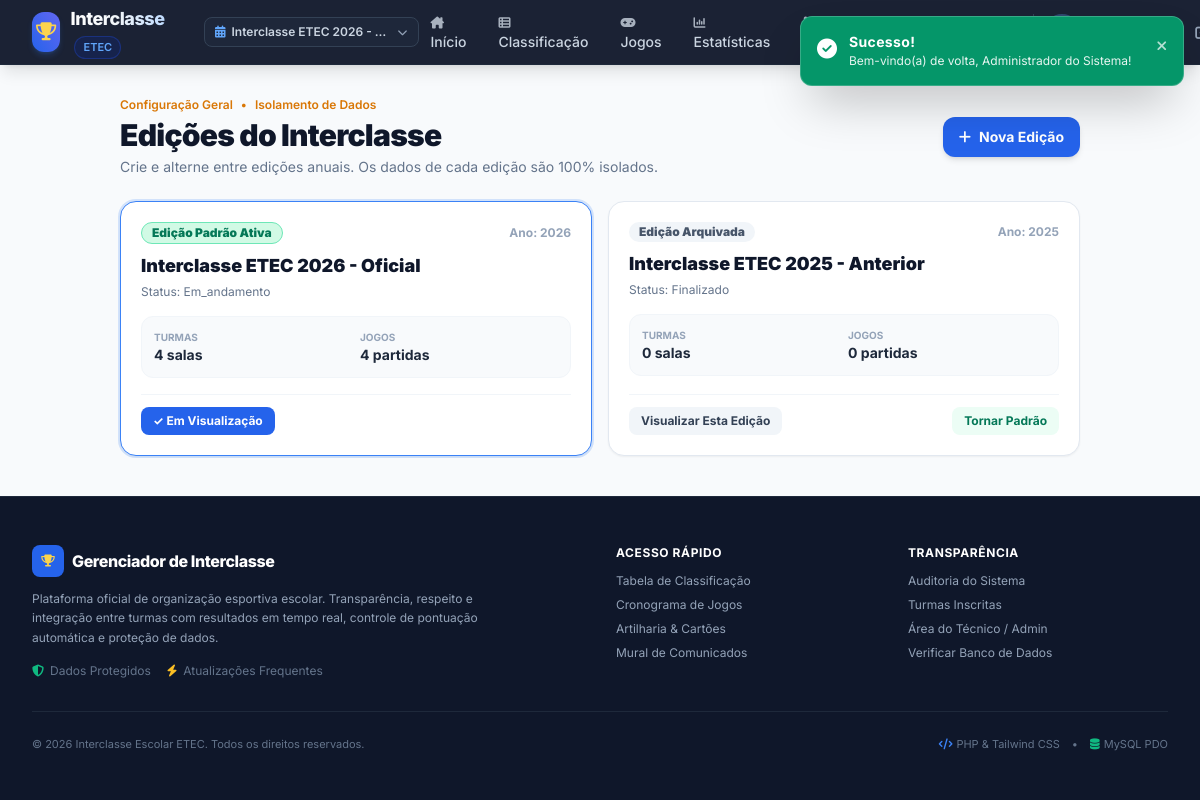
The app's page /views/edicoes.php (signed in) with its own data.
### tables this page shows
CREATE TABLE `edicoes` (
    `id` INT AUTO_INCREMENT PRIMARY KEY,
    `nome` VARCHAR(100) NOT NULL COMMENT 'Nome oficial da edição, ex: Interclasse ETEC 2026',
    `ano` INT NOT NULL COMMENT 'Ano letivo do evento',
    `status` ENUM('planejamento', 'em_andamento', 'finalizado') NOT NULL DEFAULT 'em_andamento',
    `ativa` TINYINT(1) NOT NULL DEFAULT 0 COMMENT '1 se for a edição selecionada por padrão',
    `criado_em` DATETIME NOT NULL DEFAULT CURRENT_TIMESTAMP
);

### includes/auth.php (called while the page is built, shortened)
<?php
function is_logged_in(): bool {
    return isset($_SESSION['usuario_id']) && !empty($_SESSION['usuario_id']);
}
function get_logged_user(): ?array {
    return [
        'id'       => $_SESSION['usuario_id'],
        'nome'     => $_SESSION['usuario_nome'] ?? 'Usuário',
        'email'    => $_SESSION['usuario_email'] ?? '',
        'perfil'   => $_SESSION['usuario_perfil'] ?? 'visitante',
        'telefone' => $_SESSION['usuario_telefone'] ?? ''
    ];
}
function get_active_edicao(PDO $pdo): array {
    if (isset($_SESSION['edicao_ativa_id'])) {
        $stmt = $pdo->prepare("SELECT * FROM edicoes WHERE id = :id LIMIT 1");
        $stmt->execute([':id' => $_SESSION['edicao_ativa_id']]);
        $edicao = $stmt->fetch();
        if ($edicao) {
            return $edicao;
        }
    }
    return [
        'id'     => 1,
        'nome'   => 'Interclasse Geral',
        'ano'    => (int)date('Y'),
        'status' => 'em_andamento',
        'ativa'  => 1
    ];
}

### views/edicoes.php (the view, shortened to what this page needs)
<?php
require_once __DIR__ . '/../bd.php';
require_once __DIR__ . '/../includes/auth.php';
require_once __DIR__ . '/../includes/header.php';
require_once __DIR__ . '/../includes/navbar.php';
$stmt = $pdo->query("
    SELECT e.*,
           (SELECT COUNT(*) FROM turmas WHERE edicao_id = e.id) AS total_turmas,
           (SELECT COUNT(*) FROM partidas WHERE edicao_id = e.id) AS total_partidas
    FROM edicoes e
    ORDER BY e.ano DESC, e.id DESC
");
$edicoes = $stmt->fetchAll();
?>
<main class="flex-1 max-w-5xl w-full mx-auto px-4 sm:px-6 lg:px-8 py-8">
    <div class="flex flex-col sm:flex-row sm:items-center justify-between gap-4 mb-6">
        <div>
            <div class="flex items-center gap-2 text-xs font-semibold text-amber-600 mb-1">
                <span>Configuração Geral</span>
                <span>•</span>
                <span>Isolamento de Dados</span>
            </div>
            <h1 class="text-2xl sm:text-3xl font-black text-slate-900 tracking-tight">
                Edições do Interclasse
            </h1>
            <p class="text-slate-500 text-xs sm:text-sm mt-1">
                Crie e alterne entre edições anuais. Os dados de cada edição são 100% isolados.
            </p>
        </div>
        <button type="button" onclick="abrirModalNovaEdicao()" class="w-full sm:w-auto px-4 py-2.5 bg-blue-600 hover:bg-blue-700 text-white text-xs sm:text-sm font-bold rounded-xl transition shadow-md flex items-center justify-center gap-2">
            <i class="fa-solid fa-plus"></i>
            <span>Nova Edição</span>
        </button>
    </div>
    <div class="grid grid-cols-1 md:grid-cols-2 gap-4">
        <?php foreach ($edicoes as $ed):
            $isAtiva = ($ed['ativa'] == 1);
            $isSelected = ($ed['id'] == $edicaoAtiva['id']);
        ?>
            <div class="bg-white rounded-2xl border p-5 shadow-sm flex flex-col justify-between <?= $isSelected ? 'border-blue-500 ring-2 ring-blue-500/20' : 'border-slate-200' ?>">
                <div>
                    <div class="flex items-center justify-between gap-2 mb-2">
                        <span class="text-xs font-black px-2.5 py-0.5 rounded-full <?= $isAtiva ? 'bg-emerald-100 text-emerald-700 border border-emerald-300' : 'bg-slate-100 text-slate-600' ?>">
                            <?= $isAtiva ? 'Edição Padrão Ativa' : 'Edição Arquivada' ?>
                        </span>
                        <span class="text-xs font-bold text-slate-400">Ano: <?= $ed['ano'] ?></span>
                    </div>
                    <h2 class="text-lg font-black text-slate-900 mb-1"><?= htmlspecialchars($ed['nome']) ?></h2>
                    <span class="text-xs text-slate-500 block mb-4">Status: <?= ucfirst($ed['status']) ?></span>
                    <div class="grid grid-cols-2 gap-2 text-xs bg-slate-50 p-3 rounded-xl border border-slate-100 mb-4">
                        <div>
                            <span class="text-slate-400 block text-[10px] uppercase font-bold">Turmas</span>
                            <span class="font-bold text-slate-800 text-sm"><?= $ed['total_turmas'] ?> salas</span>
                        </div>
                        <div>
                            <span class="text-slate-400 block text-[10px] uppercase font-bold">Jogos</span>
                            <span class="font-bold text-slate-800 text-sm"><?= $ed['total_partidas'] ?> partidas</span>
                        </div>
                    </div>
                </div>
                <div class="pt-3 border-t border-slate-100 flex items-center justify-between gap-2">
                    <a href="../actions/edicoes_action.php?action=selecionar&id=<?= $ed['id'] ?>" class="py-1.5 px-3 rounded-lg text-xs font-bold transition <?= $isSelected ? 'bg-blue-600 text-white' : 'bg-slate-100 hover:bg-slate-200 text-slate-700' ?>">
                        <?= $isSelected ? '✓ Em Visualização' : 'Visualizar Esta Edição' ?>
                    </a>
                    <?php if (!$isAtiva): ?>
                        <a href="../actions/edicoes_action.php?action=ativar&id=<?= $ed['id'] ?>" data-confirm="Deseja definir esta edição como a padrão ativa para todos os usuários?" data-title="Definir Ativa" class="py-1.5 px-3 bg-emerald-50 hover:bg-emerald-600 hover:text-white text-emerald-700 text-xs font-bold rounded-lg transition">
                            Tornar Padrão
                        </a>
                    <?php endif; ?>
                </div>
            </div>
        <?php endforeach; ?>
    </div>
</main>
<?php require_once __DIR__ . '/../includes/footer.php'; ?>

### includes/navbar.php (shortened to what this page needs)
<?php
require_once __DIR__ . '/../bd.php';
require_once __DIR__ . '/auth.php';
$usuario = get_logged_user();
$edicaoAtiva = get_active_edicao($pdo);
$currentUri = basename($_SERVER['SCRIPT_NAME'] ?? '');
?>
<nav class="sticky top-0 z-40 bg-slate-900 border-b border-slate-800 text-white shadow-lg backdrop-blur-md bg-opacity-95">
    <div class="max-w-7xl mx-auto px-4 sm:px-6 lg:px-8">
        <div class="flex items-center justify-between h-16">
            <div class="flex items-center gap-3">
                <a href="index.php" class="flex items-center gap-2.5 group">
                    <div class="w-10 h-10 rounded-xl bg-gradient-to-tr from-blue-600 to-indigo-500 flex items-center justify-center text-white shadow-md shadow-blue-500/20 group-hover:scale-105 transition transform">
                        <i class="fa-solid fa-trophy text-lg text-amber-300"></i>
                    </div>
                    <div>
                        <span class="font-extrabold text-lg tracking-tight bg-gradient-to-r from-white via-slate-100 to-blue-200 bg-clip-text text-transparent">
                        </span>
                        <span class="hidden sm:inline-block text-[11px] font-semibold text-blue-400 bg-blue-950/80 px-2 py-0.5 rounded-full ml-1 border border-blue-800/50">
                            ETEC
                        </span>
                    </div>
                </a>
                <div class="relative ml-2 sm:ml-4">
                    <button type="button" id="edicao-dropdown-btn" class="flex items-center gap-1.5 text-xs font-medium text-slate-300 bg-slate-800/80 hover:bg-slate-700/80 hover:text-white px-2.5 py-1.5 rounded-lg border border-slate-700 transition">
                        <i class="fa-solid fa-calendar-days text-blue-400"></i>
                        <span class="truncate max-w-[110px] sm:max-w-[160px] font-semibold">
                            <?= htmlspecialchars($edicaoAtiva['nome'] ?? 'Edição') ?>
                        </span>
                        <i class="fa-solid fa-chevron-down text-[10px] text-slate-400"></i>
                    </button>
                </div>
            </div>
            <div class="hidden md:flex items-center gap-1 lg:gap-2">
                <a href="index.php" class="px-3 py-2 rounded-lg text-sm font-medium transition <?= $currentUri === 'index.php' ? 'bg-blue-600 text-white shadow-sm' : 'text-slate-300 hover:bg-slate-800 hover:text-white' ?>">
                    <i class="fa-solid fa-house-chimney text-xs mr-1.5 opacity-80"></i>Início
                </a>
                <a href="classificacao.php" class="px-3 py-2 rounded-lg text-sm font-medium transition <?= $currentUri === 'classificacao.php' ? 'bg-blue-600 text-white shadow-sm' : 'text-slate-300 hover:bg-slate-800 hover:text-white' ?>">
                    <i class="fa-solid fa-table-list text-xs mr-1.5 opacity-80"></i>Classificação
                </a>
                <a href="jogos.php" class="px-3 py-2 rounded-lg text-sm font-medium transition <?= in_array($currentUri, ['jogos.php', 'partidas.php']) ? 'bg-blue-600 text-white shadow-sm' : 'text-slate-300 hover:bg-slate-800 hover:text-white' ?>">
                    <i class="fa-solid fa-gamepad text-xs mr-1.5 opacity-80"></i>Jogos
                </a>
                <a href="estatisticas.php" class="px-3 py-2 rounded-lg text-sm font-medium transition <?= $currentUri === 'estatisticas.php' ? 'bg-blue-600 text-white shadow-sm' : 'text-slate-300 hover:bg-slate-800 hover:text-white' ?>">
                    <i class="fa-solid fa-chart-column text-xs mr-1.5 opacity-80"></i>Estatísticas
                </a>
                <a href="turmas.php" class="px-3 py-2 rounded-lg text-sm font-medium transition <?= in_array($currentUri, ['turmas.php', 'turma_detalhes.php']) ? 'bg-blue-600 text-white shadow-sm' : 'text-slate-300 hover:bg-slate-800 hover:text-white' ?>">
                </a>
                <a href="comunicados.php" class="relative px-3 py-2 rounded-lg text-sm font-medium transition <?= $currentUri === 'comunicados.php' ? 'bg-blue-600 text-white shadow-sm' : 'text-slate-300 hover:bg-slate-800 hover:text-white' ?>">
                </a>
                <a href="historico_logs.php" class="px-3 py-2 rounded-lg text-sm font-medium transition <?= $currentUri === 'historico_logs.php' ? 'bg-blue-600 text-white shadow-sm' : 'text-slate-300 hover:bg-slate-800 hover:text-white' ?>" title="Auditoria e Histórico">
                </a>
            </div>
            <div class="hidden md:flex items-center gap-3">
                <?php if ($usuario): ?>
                    <div class="flex items-center gap-2.5 pl-3 border-l border-slate-700">
                        <div class="w-8 h-8 rounded-full bg-gradient-to-tr from-blue-500 to-indigo-600 flex items-center justify-center text-white font-bold text-xs ring-2 ring-blue-400/30">
                        </div>
                        <div class="text-left text-xs">
                            <p class="font-bold text-slate-200 truncate max-w-[120px] leading-tight">
                            </p>
                            <span class="inline-block uppercase tracking-wider text-[9px] font-extrabold px-1.5 py-0.5 rounded <?= match($usuario['perfil']) {
                                'admin' => 'bg-amber-500/20 text-amber-300 border border-amber-500/30',
                                'tecnico' => 'bg-emerald-500/20 text-emerald-300 border border-emerald-500/30',
                                default => 'bg-slate-700 text-slate-300'
                            } ?>">
                            </span>
                        </div>
                        <a href="actions/auth_action.php?action=logout" class="ml-2 text-slate-400 hover:text-rose-400 transition p-1.5 rounded-lg hover:bg-slate-800" title="Sair do Sistema">
                            <i class="fa-solid fa-arrow-right-from-bracket text-sm"></i>
                        </a>
                    </div>
                <?php endif; ?>
            </div>
        </div>
    </div>
</nav>

### includes/header.php (style rules this page uses)
html { scroll-behavior: smooth; }
* { -webkit-tap-highlight-color: transparent; }

### records on screen
edicoes: nome "Interclasse ETEC 2026 -…", ativa "Edição Padrão Ativa", ano "2026", nome "Interclasse ETEC 2026 - Oficial", status "Em_andamento", total_turmas "4", total_partidas "4", shows "✓ Em Visualização"
edicoes: ativa "Edição Arquivada", ano "2025", nome "Interclasse ETEC 2025 - Anterior", status "Finalizado", total_turmas "0", total_partidas "0", shows "Visualizar Esta Edição"
